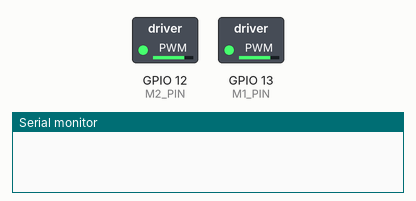
This sketch was run on a simulated ESP32. Parts: switched loads named in the sketch (green lamp = pin HIGH), the last lines printed to the serial monitor.

Above: at 0.05 s.
At 5.0 s:
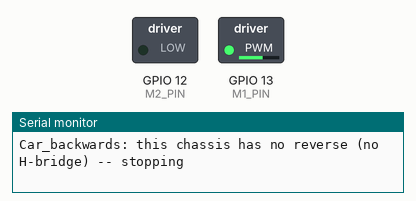
At 7.5 s:
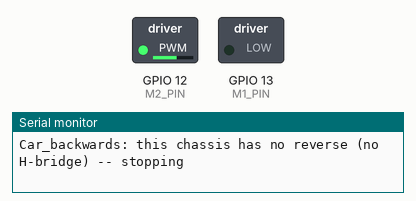
At 10.0 s:
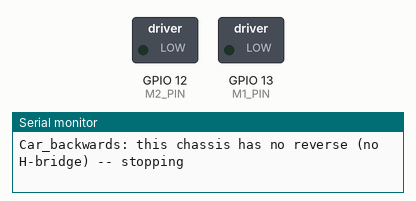
Timing chart, 0 to 13.0 s (numbered marks = the images above):
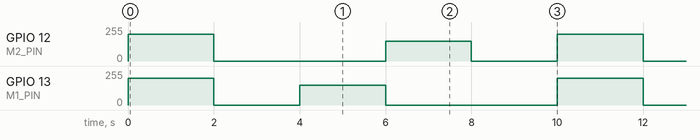

Measured:
- by itself, GPIO 12 (M2_PIN): repeats every 10.0 s: 0/255 4.0 s, 149/255 2.0 s, 0/255 2.0 s, 199/255 2.0 s
- by itself, GPIO 13 (M1_PIN): repeats every 10.0 s: 0/255 2.0 s, 149/255 2.0 s, 0/255 4.0 s, 199/255 2.0 s

The sketch:

3_motor.ino
```cpp
/*
  WDIY ESP32-CAM Plugin Robot
  Motor Driver
  https://github.com/abourdim/wdiy_esp32_cam_robot
*/
#include "SetMotor.h"
void setup() {
  Serial.begin(115200);
  motor_init();  // set up the two PWM channels
}

void loop() {
  // put your main code here, to run repeatedly:
  Car_forward(200, 200);    //The robot moves forward
  delay(2000);              //delay 2s
  Car_backwards(200, 200);  //No reverse on this chassis -- stops, and says why
  delay(2000);
  Car_left(150, 150);  //The robot swings left around its left wheel
  delay(2000);
  Car_right(150, 150);  //The robot swings right around its right wheel
  delay(2000);
  Car_stop();  //The robot stops
  delay(2000);
}
```

SetMotor.h
```cpp
#ifndef SETMOTOR_H
#define SETMOTOR_H
#include "Arduino.h"

// --- What this board actually has -------------------------------------------
// The keyestudio car this code came from drove an I2C motor controller at 0x30
// on GPIO14/13, which took a PWM byte and a direction byte per motor. There is
// no such chip here. On esp32_cam_plugin_robot each motor is a single low-side
// N-MOSFET (Q1/Q2, 2N7002) with its gate straight on a GPIO, the motor between
// the screw terminal and the battery rail (VCC), and a 1N4007 across it for
// flyback:
//
//        VCC ---+--------+
//               |        |
//              [M]      /|\  D1/D2 (1N4007, cathode to VCC)
//               |        |
//        J1/J2 -+--------+
//               |
//               D
//    GPIO --[  Q1/Q2 2N7002
//               S
//              GND
//
// One switch per motor means one degree of freedom per motor: how hard it is
// driven. There is no H-bridge, so THERE IS NO REVERSE. Everything downstream
// of this file inherits that -- see Car_backwards() below and the joystick
// mixing in app_server.h.
//
// R1/R2 (10k) hold both gates down. That is not just tidiness on GPIO12: it is
// MTDI, a strapping pin the ESP32 samples at reset to choose the flash voltage,
// and it must be low at boot or the module comes up expecting 1.8V flash and
// does not boot at all. The pulldown is what makes GPIO12 safe to use here.
#define M1_PIN 13  // J1 screw terminal -- gate of Q1
#define M2_PIN 12  // J2 screw terminal -- gate of Q2 (MTDI, see above)

// LEDC channels 4/5, deliberately not 0/1: the camera driver takes
// LEDC_CHANNEL_0 / LEDC_TIMER_0 for its XCLK (see the camera config in
// 4_CamRobot.ino) and quietly reprogramming its timer under it is a long
// afternoon. Channels 4 and 5 share timer 2, which nothing else wants.
#define M1_CH 4
#define M2_CH 5

// 20kHz: above hearing, so the motors don't whine. A 2N7002 switches a gate
// this small far faster than that, so there is no meaningful switching loss.
#define MOTOR_PWM_HZ   20000
#define MOTOR_PWM_BITS 8

void motor_init() {
  ledcSetup(M1_CH, MOTOR_PWM_HZ, MOTOR_PWM_BITS);
  ledcSetup(M2_CH, MOTOR_PWM_HZ, MOTOR_PWM_BITS);
  ledcAttachPin(M1_PIN, M1_CH);
  ledcAttachPin(M2_PIN, M2_CH);
  ledcWrite(M1_CH, 0);
  ledcWrite(M2_CH, 0);
}

// motor:    M1_CH or M2_CH
// pwmvalue: 0..255, 0 = coasting (the MOSFET is off and the motor freewheels
//           through its flyback diode -- there is no braking on this chassis)
void motor_write(uint8_t motor, uint8_t pwmvalue) {
  ledcWrite(motor, pwmvalue);
}

// M1 is the RIGHT motor and M2 the LEFT one. Nothing on the PCB says so -- the
// silkscreen just reads J1 and J2 -- but the whole steering convention above
// this file assumes it, so wire the terminals to match rather than trying to
// correct it in software later.
void Car_forward(uint8_t M1_speed, uint8_t M2_speed) {
  motor_write(M1_CH, M1_speed);
  motor_write(M2_CH, M2_speed);
}

// Kept so the sketch below reads like every other WDIY car, and so a lesson
// can point at it. It cannot do anything: reversing a motor needs an H-bridge
// and this board has a single low-side switch per side. Stopping is the
// closest honest answer, and saying so on serial beats silently doing nothing.
void Car_backwards(uint8_t M1_speed, uint8_t M2_speed) {
  (void)M1_speed;
  (void)M2_speed;
  Serial.println("Car_backwards: this chassis has no reverse (no H-bridge) -- stopping");
  motor_write(M1_CH, 0);
  motor_write(M2_CH, 0);
}

// Turns are a forward pivot: drive the outside wheel, let the inside one
// coast. On the keyestudio car these spun on the spot by running the wheels in
// opposite directions, which is not available here -- so the car swings round
// the stationary wheel instead and needs roughly twice the room to do it.
void Car_left(uint8_t M1_speed, uint8_t M2_speed) {
  (void)M2_speed;
  motor_write(M1_CH, M1_speed);  // right wheel drives
  motor_write(M2_CH, 0);
}

void Car_right(uint8_t M1_speed, uint8_t M2_speed) {
  (void)M1_speed;
  motor_write(M1_CH, 0);
  motor_write(M2_CH, M2_speed);  // left wheel drives
}

void Car_stop() {
  motor_write(M1_CH, 0);
  motor_write(M2_CH, 0);
}

#endif
```
